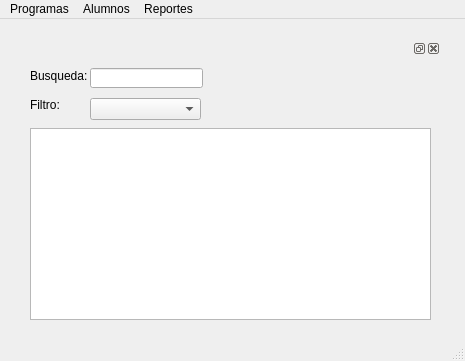
<?xml version="1.0" encoding="UTF-8"?>
<ui version="4.0">
 <class>MainWindow</class>
 <widget class="QMainWindow" name="MainWindow">
  <property name="geometry">
   <rect>
    <x>0</x>
    <y>0</y>
    <width>465</width>
    <height>361</height>
   </rect>
  </property>
  <property name="windowTitle">
   <string>MainWindow</string>
  </property>
  <widget class="QWidget" name="centralwidget">
   <widget class="QDockWidget" name="dockWidget">
    <property name="enabled">
     <bool>true</bool>
    </property>
    <property name="geometry">
     <rect>
      <x>20</x>
      <y>20</y>
      <width>421</width>
      <height>320</height>
     </rect>
    </property>
    <property name="floating">
     <bool>false</bool>
    </property>
    <property name="features">
     <set>QDockWidget::DockWidgetClosable|QDockWidget::DockWidgetFloatable</set>
    </property>
    <widget class="QWidget" name="dockWidgetContents">
     <widget class="QLabel" name="busquedaLbl">
      <property name="geometry">
       <rect>
        <x>10</x>
        <y>10</y>
        <width>61</width>
        <height>16</height>
       </rect>
      </property>
      <property name="text">
       <string>Busqueda:</string>
      </property>
     </widget>
     <widget class="QComboBox" name="FiltroComboBox">
      <property name="geometry">
       <rect>
        <x>70</x>
        <y>40</y>
        <width>111</width>
        <height>22</height>
       </rect>
      </property>
     </widget>
     <widget class="QLineEdit" name="busquedaTxt">
      <property name="geometry">
       <rect>
        <x>70</x>
        <y>10</y>
        <width>113</width>
        <height>20</height>
       </rect>
      </property>
     </widget>
     <widget class="QLabel" name="filtroLbl">
      <property name="geometry">
       <rect>
        <x>10</x>
        <y>40</y>
        <width>46</width>
        <height>13</height>
       </rect>
      </property>
      <property name="text">
       <string>Filtro:</string>
      </property>
     </widget>
     <widget class="QTableWidget" name="infoTableWidget">
      <property name="geometry">
       <rect>
        <x>10</x>
        <y>70</y>
        <width>401</width>
        <height>192</height>
       </rect>
      </property>
     </widget>
    </widget>
   </widget>
  </widget>
  <widget class="QMenuBar" name="menubar">
   <property name="geometry">
    <rect>
     <x>0</x>
     <y>0</y>
     <width>465</width>
     <height>21</height>
    </rect>
   </property>
   <widget class="QMenu" name="menuCursos">
    <property name="title">
     <string>Programas</string>
    </property>
    <widget class="QMenu" name="menuVer">
     <property name="title">
      <string>Ver </string>
     </property>
     <widget class="QMenu" name="menuEstudiante">
      <property name="title">
       <string>Estudiante</string>
      </property>
      <addaction name="actionVerTodosEstudiantes"/>
      <addaction name="actionVerEstudiantesCurso"/>
     </widget>
     <widget class="QMenu" name="menuVoluntarios">
      <property name="title">
       <string>Voluntarios</string>
      </property>
      <addaction name="actionVerTodosVoluntarios"/>
      <addaction name="actionVerVoluntariosCurso"/>
     </widget>
     <addaction name="actionVerLista_cursos"/>
     <addaction name="actionVerMaestros"/>
     <addaction name="menuEstudiante"/>
     <addaction name="actionVerLista_asistencia"/>
     <addaction name="menuVoluntarios"/>
    </widget>
    <widget class="QMenu" name="menuAgregar">
     <property name="title">
      <string>Agregar</string>
     </property>
     <addaction name="actionAgregaCurso"/>
     <addaction name="actionAgregarMaestro"/>
     <addaction name="actionAgregarEstudiante"/>
     <addaction name="actionCausa_falta"/>
    </widget>
    <addaction name="menuAgregar"/>
    <addaction name="menuVer"/>
   </widget>
   <widget class="QMenu" name="menuAlumnos">
    <property name="title">
     <string>Alumnos</string>
    </property>
    <widget class="QMenu" name="menuAgregarAlumno">
     <property name="title">
      <string>Agregar</string>
     </property>
     <addaction name="actionNuevoAlumno"/>
     <addaction name="actionExistente"/>
    </widget>
    <widget class="QMenu" name="menuVerAlumno">
     <property name="title">
      <string>Ver</string>
     </property>
     <addaction name="actionVerTodosAlumnos"/>
     <addaction name="actionVerAlumnoCurso"/>
    </widget>
    <addaction name="menuAgregarAlumno"/>
    <addaction name="menuVerAlumno"/>
   </widget>
   <widget class="QMenu" name="menuReportes">
    <property name="title">
     <string>Reportes</string>
    </property>
    <widget class="QMenu" name="menuGenerar">
     <property name="title">
      <string>Generar</string>
     </property>
     <addaction name="actionExcel"/>
     <addaction name="actionPDF"/>
    </widget>
    <addaction name="menuGenerar"/>
   </widget>
   <addaction name="menuCursos"/>
   <addaction name="menuAlumnos"/>
   <addaction name="menuReportes"/>
  </widget>
  <widget class="QStatusBar" name="statusbar"/>
  <action name="actionVerLista_cursos">
   <property name="text">
    <string>Catalogo de cursos</string>
   </property>
  </action>
  <action name="actionVerAlumnos">
   <property name="text">
    <string>Alumnos</string>
   </property>
  </action>
  <action name="actionAlumno">
   <property name="text">
    <string>Alumno</string>
   </property>
  </action>
  <action name="actionCurso">
   <property name="text">
    <string>Edad</string>
   </property>
  </action>
  <action name="actionTemporada">
   <property name="text">
    <string>Maestro</string>
   </property>
  </action>
  <action name="actionAgregaCurso">
   <property name="text">
    <string>Curso</string>
   </property>
  </action>
  <action name="actionAgregarMaestro">
   <property name="text">
    <string>Maestro</string>
   </property>
  </action>
  <action name="actionAgregarEstudiante">
   <property name="text">
    <string>Estudiante</string>
   </property>
  </action>
  <action name="actionVerMaestros">
   <property name="text">
    <string>Maestros</string>
   </property>
  </action>
  <action name="actionAyudante_2">
   <property name="text">
    <string>Estudiante</string>
   </property>
  </action>
  <action name="actionVerLista_asistencia">
   <property name="text">
    <string>Lista asistencia</string>
   </property>
  </action>
  <action name="actionCausa_falta">
   <property name="text">
    <string>Causa falta</string>
   </property>
  </action>
  <action name="actionNuevo">
   <property name="text">
    <string>Nuevo</string>
   </property>
  </action>
  <action name="actionNuevoAlumno">
   <property name="text">
    <string>Nuevo</string>
   </property>
  </action>
  <action name="actionExistente">
   <property name="text">
    <string>Existente</string>
   </property>
  </action>
  <action name="actionExcel">
   <property name="text">
    <string>Excel</string>
   </property>
  </action>
  <action name="actionPDF">
   <property name="text">
    <string>PDF</string>
   </property>
  </action>
  <action name="actionVerTodosAlumnos">
   <property name="text">
    <string>Todos</string>
   </property>
  </action>
  <action name="actionVerAlumnoCurso">
   <property name="text">
    <string>Por curso</string>
   </property>
  </action>
  <action name="actionVerTodosEstudiantes">
   <property name="text">
    <string>Todos</string>
   </property>
  </action>
  <action name="actionVerEstudiantesCurso">
   <property name="text">
    <string>Por curso</string>
   </property>
  </action>
  <action name="actionVerTodosVoluntarios">
   <property name="text">
    <string>Todos</string>
   </property>
  </action>
  <action name="actionVerVoluntariosCurso">
   <property name="text">
    <string>Por curso</string>
   </property>
  </action>
 </widget>
 <resources/>
 <connections>
  <connection>
   <sender>actionAgregaCurso</sender>
   <signal>triggered()</signal>
   <receiver>MainWindow</receiver>
   <slot>agregarCurso()</slot>
   <hints>
    <hint type="sourcelabel">
     <x>-1</x>
     <y>-1</y>
    </hint>
    <hint type="destinationlabel">
     <x>232</x>
     <y>180</y>
    </hint>
   </hints>
  </connection>
  <connection>
   <sender>actionAgregarEstudiante</sender>
   <signal>triggered()</signal>
   <receiver>MainWindow</receiver>
   <slot>agregarEstudianteCurso()</slot>
   <hints>
    <hint type="sourcelabel">
     <x>-1</x>
     <y>-1</y>
    </hint>
    <hint type="destinationlabel">
     <x>232</x>
     <y>180</y>
    </hint>
   </hints>
  </connection>
  <connection>
   <sender>actionAgregarMaestro</sender>
   <signal>triggered()</signal>
   <receiver>MainWindow</receiver>
   <slot>agregarMaestroCurso()</slot>
   <hints>
    <hint type="sourcelabel">
     <x>-1</x>
     <y>-1</y>
    </hint>
    <hint type="destinationlabel">
     <x>232</x>
     <y>180</y>
    </hint>
   </hints>
  </connection>
  <connection>
   <sender>actionCausa_falta</sender>
   <signal>triggered()</signal>
   <receiver>MainWindow</receiver>
   <slot>agregarCausaFaltaCurso()</slot>
   <hints>
    <hint type="sourcelabel">
     <x>-1</x>
     <y>-1</y>
    </hint>
    <hint type="destinationlabel">
     <x>232</x>
     <y>180</y>
    </hint>
   </hints>
  </connection>
  <connection>
   <sender>actionVerLista_cursos</sender>
   <signal>triggered()</signal>
   <receiver>MainWindow</receiver>
   <slot>verCatalogoCursos()</slot>
   <hints>
    <hint type="sourcelabel">
     <x>-1</x>
     <y>-1</y>
    </hint>
    <hint type="destinationlabel">
     <x>232</x>
     <y>180</y>
    </hint>
   </hints>
  </connection>
  <connection>
   <sender>actionVerMaestros</sender>
   <signal>triggered()</signal>
   <receiver>MainWindow</receiver>
   <slot>verMaestros()</slot>
   <hints>
    <hint type="sourcelabel">
     <x>-1</x>
     <y>-1</y>
    </hint>
    <hint type="destinationlabel">
     <x>232</x>
     <y>180</y>
    </hint>
   </hints>
  </connection>
  <connection>
   <sender>actionVerEstudiantes</sender>
   <signal>triggered()</signal>
   <receiver>MainWindow</receiver>
   <slot>verEstudiantes()</slot>
   <hints>
    <hint type="sourcelabel">
     <x>-1</x>
     <y>-1</y>
    </hint>
    <hint type="destinationlabel">
     <x>232</x>
     <y>180</y>
    </hint>
   </hints>
  </connection>
  <connection>
   <sender>actionVerLista_asistencia</sender>
   <signal>triggered()</signal>
   <receiver>MainWindow</receiver>
   <slot>verListaAsistencia()</slot>
   <hints>
    <hint type="sourcelabel">
     <x>-1</x>
     <y>-1</y>
    </hint>
    <hint type="destinationlabel">
     <x>232</x>
     <y>180</y>
    </hint>
   </hints>
  </connection>
  <connection>
   <sender>actionNuevoAlumno</sender>
   <signal>triggered()</signal>
   <receiver>MainWindow</receiver>
   <slot>agregarAlumnoCurso()</slot>
   <hints>
    <hint type="sourcelabel">
     <x>-1</x>
     <y>-1</y>
    </hint>
    <hint type="destinationlabel">
     <x>232</x>
     <y>180</y>
    </hint>
   </hints>
  </connection>
  <connection>
   <sender>actionExistente</sender>
   <signal>triggered()</signal>
   <receiver>MainWindow</receiver>
   <slot>agregarAlumnoCurso()</slot>
   <hints>
    <hint type="sourcelabel">
     <x>-1</x>
     <y>-1</y>
    </hint>
    <hint type="destinationlabel">
     <x>232</x>
     <y>180</y>
    </hint>
   </hints>
  </connection>
  <connection>
   <sender>actionVerTodosAlumnos</sender>
   <signal>triggered()</signal>
   <receiver>MainWindow</receiver>
   <slot>verAlumnos()</slot>
   <hints>
    <hint type="sourcelabel">
     <x>-1</x>
     <y>-1</y>
    </hint>
    <hint type="destinationlabel">
     <x>232</x>
     <y>180</y>
    </hint>
   </hints>
  </connection>
  <connection>
   <sender>actionVerTodosEstudiantes</sender>
   <signal>triggered()</signal>
   <receiver>MainWindow</receiver>
   <slot>verEstudiantes()</slot>
   <hints>
    <hint type="sourcelabel">
     <x>-1</x>
     <y>-1</y>
    </hint>
    <hint type="destinationlabel">
     <x>232</x>
     <y>180</y>
    </hint>
   </hints>
  </connection>
  <connection>
   <sender>actionVerTodosVoluntarios</sender>
   <signal>triggered()</signal>
   <receiver>MainWindow</receiver>
   <slot>verVoluntario()</slot>
   <hints>
    <hint type="sourcelabel">
     <x>-1</x>
     <y>-1</y>
    </hint>
    <hint type="destinationlabel">
     <x>232</x>
     <y>180</y>
    </hint>
   </hints>
  </connection>
  <connection>
   <sender>actionVerVoluntariosCurso</sender>
   <signal>triggered()</signal>
   <receiver>MainWindow</receiver>
   <slot>verVoluntarioCurso()</slot>
   <hints>
    <hint type="sourcelabel">
     <x>-1</x>
     <y>-1</y>
    </hint>
    <hint type="destinationlabel">
     <x>232</x>
     <y>180</y>
    </hint>
   </hints>
  </connection>
  <connection>
   <sender>actionVerAlumnoCurso</sender>
   <signal>triggered()</signal>
   <receiver>MainWindow</receiver>
   <slot>verAlumnoCurso()</slot>
   <hints>
    <hint type="sourcelabel">
     <x>-1</x>
     <y>-1</y>
    </hint>
    <hint type="destinationlabel">
     <x>232</x>
     <y>180</y>
    </hint>
   </hints>
  </connection>
  <connection>
   <sender>actionVerEstudiantesCurso</sender>
   <signal>triggered()</signal>
   <receiver>MainWindow</receiver>
   <slot>verEstudianteCurso()</slot>
   <hints>
    <hint type="sourcelabel">
     <x>-1</x>
     <y>-1</y>
    </hint>
    <hint type="destinationlabel">
     <x>232</x>
     <y>180</y>
    </hint>
   </hints>
  </connection>
 </connections>
 <slots>
  <slot>agregarAlumnoCurso()</slot>
  <slot>agregarMaestroCurso()</slot>
  <slot>agregarEstudianteCurso()</slot>
  <slot>agregarCausaFaltaCurso()</slot>
  <slot>verCatalogoCursos()</slot>
  <slot>verAlumnos()</slot>
  <slot>verMaestros()</slot>
  <slot>verEstudiantes()</slot>
  <slot>verListaAsistencia()</slot>
  <slot>agregarCurso()</slot>
  <slot>verAlumnoCurso()</slot>
  <slot>verEstudianteCurso()</slot>
  <slot>verVoluntario()</slot>
  <slot>verVoluntarioCurso()</slot>
  <slot>slot1()</slot>
 </slots>
</ui>
